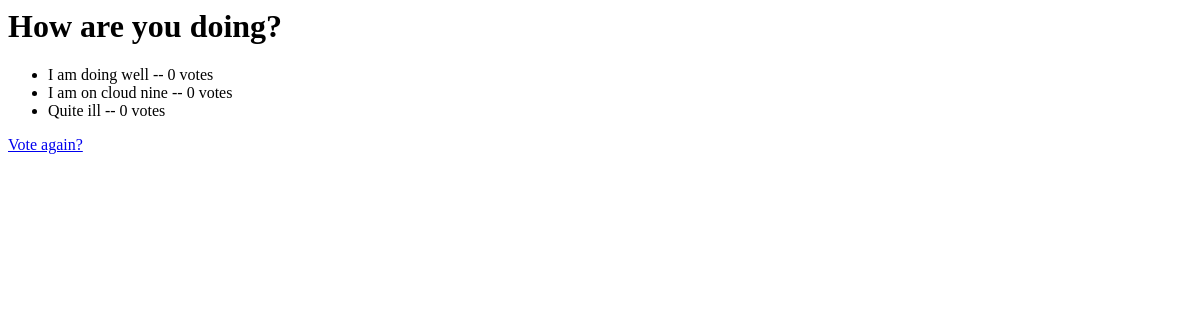
The app's page /polls/1/results/, older data.
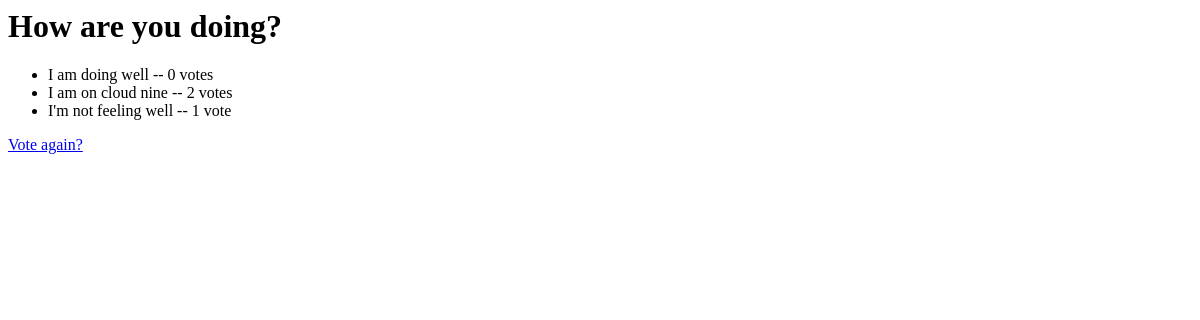
The same page, newer data.
### polls/models.py (models this page shows, shortened)
class Question(models.Model):
    question_text = models.CharField(max_length=200)
    pub_date = models.DateTimeField('date published')
    def was_published_recently(self):
        now = timezone.now()
        return now - datetime.timedelta(days=1) <= self.pub_date <= now
    was_published_recently.admin_order_field = 'pub_date'
    was_published_recently.boolean = True
    was_published_recently.short_description = 'Published recently?'

class Choice(models.Model):
    question = models.ForeignKey(Question, on_delete=models.CASCADE)
    choice_text = models.CharField(max_length=200)
    votes = models.IntegerField(default=0)

### polls/views.py (the view)
# urls.py: url(r'^(?P<pk>[0-9]+)/results/$', views.ResultsView.as_view(), name='results'),
class ResultsView(generic.DetailView):
    model = Question
    template_name = 'polls/results.html'

### polls/templates/polls/results.html
<h1>{{ question.question_text }}</h1>
<ul>
{% for choice in question.choice_set.all %}
    <li>{{ choice.choice_text }} -- {{ choice.votes }} vote{{ choice.votes|pluralize }}</li>
{% endfor %}
</ul>
<a href="{% url 'polls:detail' question.id %}">Vote again?</a>

Row changes from the older to the newer data that the page shows:
changed Choice "I am on cloud nine": votes "0" → "2"
changed Choice: choice_text "Quite ill" → "I'm not feeling well"; votes "0" → "1"
